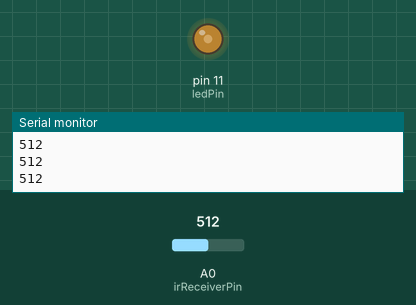
Simulated run of this sketch. Board: Arduino Uno, built with avr-gcc and run on an emulated ATmega328P. On the bench: output pins drawn as LEDs (lit = HIGH), the last lines printed to the serial monitor. Inputs (shaded band) come from the test bench; at power-on: A0 (irReceiverPin) = 512.

Above: at 1.2 s.
1.3 s: A0 (irReceiverPin) set to 716
At 2.1 s:
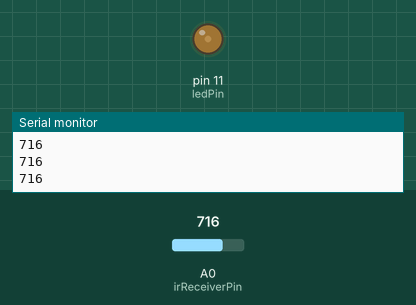
2.8 s: A0 (irReceiverPin) set to 306
At 3.5 s:
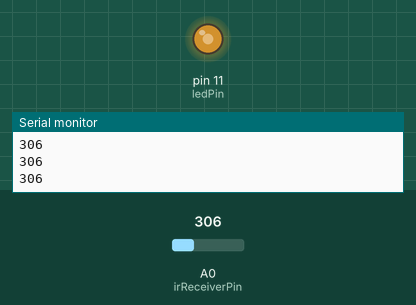
4.3 s: A0 (irReceiverPin) set to 122
At 4.8 s:
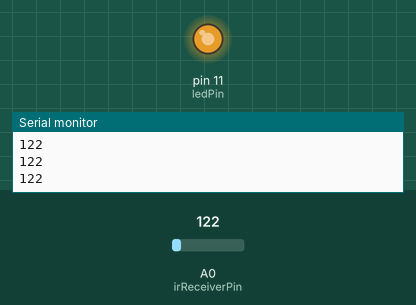
5.8 s: A0 (irReceiverPin) set to 511
At 7.3 s:
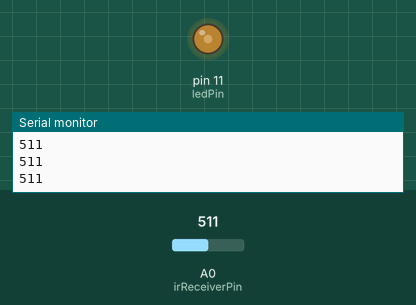
Timing chart, 0 to 8.3 s (numbered marks = the images above; inputs shaded):
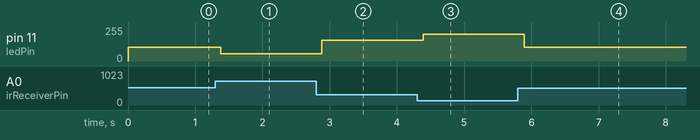

Measured:
- after the input at 1.3 s, pin 11 (ledPin): 104/255 → 53/255 after 0.08 s
- after the input at 2.8 s, pin 11 (ledPin): 53/255 → 155/255 after 0.08 s
- after the input at 4.3 s, pin 11 (ledPin): 155/255 → 201/255 after 0.09 s
- after the input at 5.8 s, pin 11 (ledPin): 201/255 → 104/255 after 0.10 s

The sketch:

receiver_sketch_mar1b_202403011415_copy_20240303141930.ino
```cpp
const int irReceiverPin = A0;
const int ledPin = 11;

bool signalReceiving = false;
unsigned long signalStart = 0;
unsigned long pauseStart = 0;
unsigned long signalLength = 0;
unsigned long pauseLength = 0;

void setup() {
  Serial.begin(9600);
  pinMode(ledPin, OUTPUT);
}

void loop() {
  // Measure signal strength and control LED brightness
  int signalStrength = 1000 - analogRead(irReceiverPin);
  analogWrite(ledPin, signalStrength / 4 - 18);

  Serial.println(analogRead(irReceiverPin));

  // Detect signal transitions
  if (!signalReceiving && signalStrength < 300) {
    signalReceiving = true;
    signalStart = micros();
  }
  else if (signalReceiving && signalStrength > 300) {
    signalReceiving = false;
    signalLength = micros() - signalStart;
    //Serial.print("Signal Length: ");
    //Serial.println(signalLength);
    //decodeSignal(signalLength);
    decodeSeries(signalLength, pauseLength);
  }

  // Measure pause length
  if (!signalReceiving && signalStrength >= 300) {
    if (micros() - signalStart > 1000) { // Ensure a minimum pause length
      pauseLength = micros() - pauseStart;
      //Serial.print("Pause Length: ");
      //Serial.println(pauseLength);
      //decodePause(pauseLength);
    }
    pauseStart = micros();
  }

  delay(125); // Adjust delay as needed
}

void decodeSeries(
  unsigned long signalLength,
  unsigned long pauseLength
) {
  signalLength /= 1000;
  pauseLength /= 1000;

  /*if (pauseLength > 124) {
    Serial.print(" ");
  }*/

  if (signalLength == 125 || signalLength == 250 || signalLength == 375 || signalLength == 500 || signalLength == 1125) {
    Serial.print(".");
  }
  else if (signalLength == 2375 || signalLength == 2500 || signalLength == 2625) {
    Serial.print(".");
    Serial.println(" ");
  }
  else if (signalLength == 625 || signalLength == 750 || signalLength == 875 || signalLength == 1000) {
    Serial.print("-");
  }
  else {
    Serial.println(" ");
    Serial.print("UnKnown series detected: ");
    Serial.print(signalLength);
    Serial.print(" ");
    Serial.println(pauseLength);
  }
}
```
